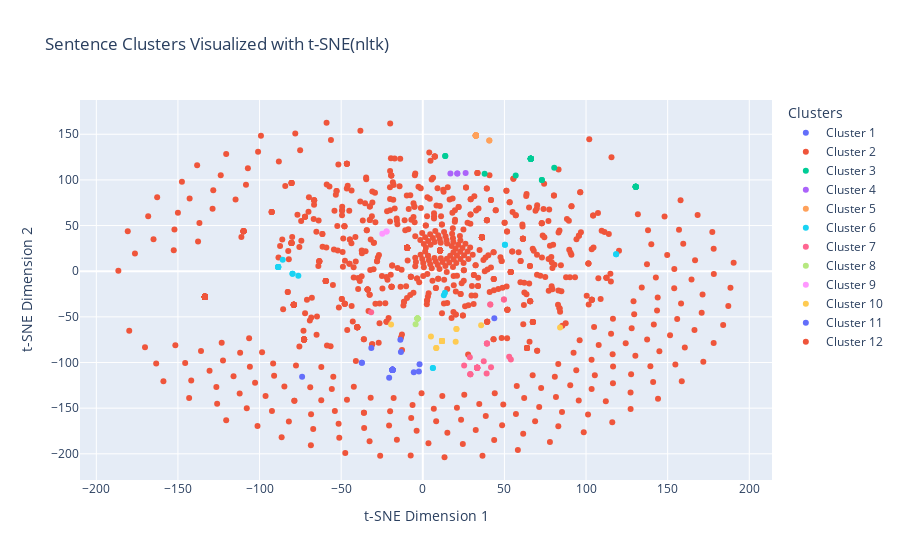

Notebook cell for this chart:
### Code cell
fig = go.Figure()
for i in range(num_clusters):
    indices = labels_nltk == i
    fig.add_trace(go.Scatter(
        x=reduced_vectors_2d[indices, 0],
        y=reduced_vectors_2d[indices, 1],
        mode='markers',
        name=f'Cluster {i + 1}'
    ))

fig.update_layout(
    title='Sentence Clusters Visualized with t-SNE(nltk)',
    xaxis_title='t-SNE Dimension 1',
    yaxis_title='t-SNE Dimension 2',
    legend_title="Clusters"
)

pio.show(fig)

### Figure 1 — Plotly figure (JSON) as saved in the notebook; plotly's stock layout.template omitted (floating-point values rounded to 4 significant figures; data arrays with more than 128 entries replaced by an {"elided": "..."} marker saying what was removed)
{"data": [{"mode": "markers", "name": "Cluster 1", "type": "scatter", "x": [-73.93], "y": [-115.5]}, {"mode": "markers", "name": "Cluster 2", "type": "scatter", "x": {"elided": "1014 float values"}, "y": {"elided": "1014 float values"}}, {"mode": "markers", "name": "Cluster 3", "type": "scatter", "x": [66.17, 130.4, 66.17, 66.17, 66.17, 37.87, 66.17, 130.4, 130.4, 66.17, 130.4, 13.76, 72.95, 66.17, 66.17, 72.95, 66.17, 80.51, 130.4, 66.17, 66.17, 66.17, 66.17, 130.4, 66.17, 66.17, 130.4, 66.17, 130.4, 56.91, 13.76, 130.4], "y": [123.3, 92.65, 123.3, 123.3, 123.3, 106.6, 123.3, 92.65, 92.65, 123.3, 92.65, 126.2, 99.87, 123.3, 123.3, 99.87, 123.3, 113.3, 92.65, 123.3, 123.3, 123.3, 123.3, 92.65, 123.3, 123.3, 92.65, 123.3, 92.65, 104.7, 126.2, 92.65]}, {"mode": "markers", "name": "Cluster 4", "type": "scatter", "x": [21.14, 21.14, 26.24, 16.91], "y": [107.0, 107.0, 107.6, 106.9]}, {"mode": "markers", "name": "Cluster 5", "type": "scatter", "x": [32.48, 32.48, 32.48, 32.48, 32.48, 32.48, 32.48, 32.48, 32.48, 32.48, 40.75, 40.75, 32.48, 32.48, 32.48, 32.48, 32.48], "y": [148.7, 148.7, 148.7, 148.7, 148.7, 148.7, 148.7, 148.7, 148.7, 148.7, 143.0, 143.0, 148.7, 148.7, 148.7, 148.7, 148.7]}, {"mode": "markers", "name": "Cluster 6", "type": "scatter", "x": [12.88, -79.82, -76.24, -85.82, 50.32, 50.32, -88.58, -88.58, -88.58, 118.4, -88.58, -88.58, -88.58, 118.4, 6.176, 6.176, 13.58, -79.82], "y": [-26.2, -2.739, -4.963, 12.51, 28.92, 28.92, 4.505, 4.505, 4.505, 18.59, 4.505, 4.505, 4.505, 18.59, -106.0, -106.0, -23.5, -2.739]}, {"mode": "markers", "name": "Cluster 7", "type": "scatter", "x": [-31.64, 33.33, 29.11, 29.11, 33.33, 53.94, 39.28, 39.28, 39.28, 25.33, 41.8, 33.33, 29.11, 33.33, 33.33, 52.91, 33.33, 33.33, 33.33, 49.69, 49.69, 33.33, 33.33, 28.81, 37.34, 41.34, 33.33, 41.34, 33.33, 39.1], "y": [-44.9, -105.6, -112.8, -112.8, -105.6, -96.78, -79.26, -79.26, -79.26, -103.2, -105.1, -105.6, -112.8, -105.6, -105.6, -93.72, -105.6, -105.6, -105.6, -30.85, -30.85, -105.6, -105.6, -94.3, -98.49, -36.43, -105.6, -36.43, -105.6, -112.1]}, {"mode": "markers", "name": "Cluster 8", "type": "scatter", "x": [-3.248, -3.248, -3.248, -4.399, -3.248, -3.248, -3.248, -3.248, -3.248], "y": [-51.79, -51.79, -51.79, -58.06, -51.79, -51.79, -51.79, -51.79, -51.79]}, {"mode": "markers", "name": "Cluster 9", "type": "scatter", "x": [-22.22, -24.82, -22.22], "y": [43.55, 40.95, 43.55]}, {"mode": "markers", "name": "Cluster 10", "type": "scatter", "x": [11.76, 11.76, 11.76, 4.993, 20.61, 11.76, 20.61, 11.76, 8.239, 8.239, -19.44, 11.76, 11.76, 11.76, 11.76, 11.76, 11.76, 35.74, 84.08, 11.76, 20.14, 11.76, 11.76], "y": [-76.46, -76.46, -76.46, -71.59, -63.38, -76.46, -63.38, -76.46, -84.15, -84.15, -58.36, -76.46, -76.46, -76.46, -76.46, -76.46, -76.46, -59.11, -61.64, -76.46, -77.14, -76.46, -76.46]}, {"mode": "markers", "name": "Cluster 11", "type": "scatter", "x": [-18.58, -37.32, -18.58, -18.58, -18.58, -37.32, -1.989, -18.58, -13.41, -5.513, -18.58, -31.52, -20.61, -18.58, -2.403, -18.58, -18.58, 43.82, -18.58, -18.58, -18.58, -18.58, -18.58, -18.58, -13.73, -18.58, -18.58, -18.58], "y": [-108.0, -100.3, -108.0, -108.0, -108.0, -100.3, -101.8, -108.0, -88.51, -110.7, -108.0, -84.02, -116.8, -108.0, -109.9, -108.0, -108.0, -51.41, -108.0, -108.0, -108.0, -108.0, -108.0, -108.0, -74.94, -108.0, -108.0, -108.0]}, {"mode": "markers", "name": "Cluster 12", "type": "scatter", "x": [41.76, 41.76], "y": [77.87, 77.87]}], "layout": {"legend": {"title": {"text": "Clusters"}}, "title": {"text": "Sentence Clusters Visualized with t-SNE(nltk)"}, "xaxis": {"title": {"text": "t-SNE Dimension 1"}}, "yaxis": {"title": {"text": "t-SNE Dimension 2"}}}}
